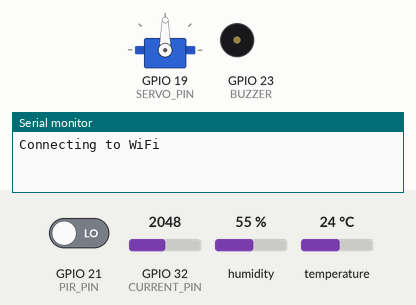
Simulated run of this program. Board: ESP32. Parts: servo, buzzer (waves = sounding, pin HIGH), the last lines printed to the serial monitor. Inputs (shaded band) come from the test bench; at power-on: GPIO 21 (PIR_PIN) LOW, GPIO 32 (CURRENT_PIN) = 2048, humidity 55 %, temperature 24 °C. WiFi joins after 1.5 s; servers stay silent unless stated; web services answer with replies made up by the test bench.

Above: at 0.1 s.
At 8.8 s:
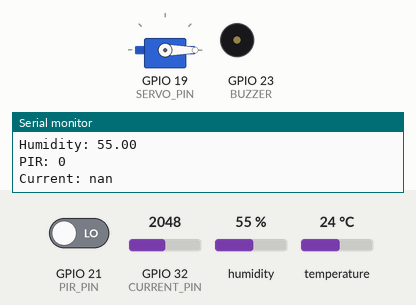
At 55.4 s:
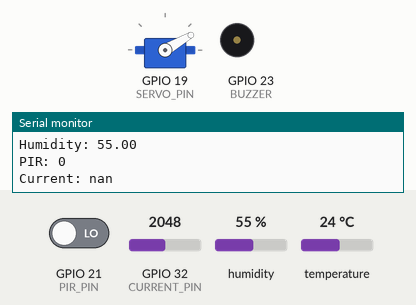
At 117.5 s:
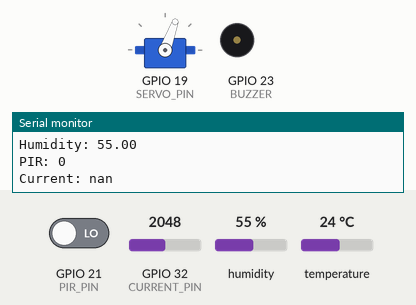
Timing chart, 0 to 119.0 s (numbered marks = the images above):
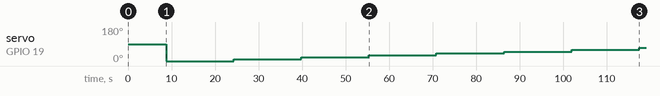

Measured:
- by itself, servo on GPIO 19 (SERVO_PIN): 90° → 0° at 8.7 s, → 10° 15.5 s later, → 20° 15.5 s later, → 30° 15.5 s later, … (8 changes in this stretch)

The program:

main.cpp
```cpp
#include <WiFi.h>
#include <HTTPClient.h>
#include "DHT.h"
#include <ESP32Servo.h>

#define DHTPIN 4
#define DHTTYPE DHT11

#define PIR_PIN 21
#define SERVO_PIN 19
#define BUZZER 23
#define CURRENT_PIN 32

const char* ssid = "Throttling the Network";
const char* password = "Sahil@mac";

String apiKey = "8L8C8TD2ZVM8X3GO";

DHT dht(DHTPIN, DHTTYPE);
Servo motorServo;

int angle = 0;


float offsetVoltage = 0;
float maxVoltage = 3.3;

void setup() {
  Serial.begin(115200);

  pinMode(PIR_PIN, INPUT);
  pinMode(BUZZER, OUTPUT);

  motorServo.attach(SERVO_PIN);
  dht.begin();

  WiFi.begin(ssid, password);

  Serial.print("Connecting to WiFi");
  while (WiFi.status() != WL_CONNECTED) {
    delay(500);
    Serial.print(".");
  }
  Serial.println(" Connected!");


  Serial.println("Calibrating ZERO (no current)...");
  float sum = 0;
  for (int i = 0; i < 500; i++) {
    sum += analogRead(CURRENT_PIN);
    delay(2);
  }
  float avgOffset = sum / 500.0;
  offsetVoltage = (avgOffset / 4095.0) * 3.3;

  Serial.print("Offset Voltage: ");
  Serial.println(offsetVoltage);


  Serial.println("Set potentiometer to MAX (20A)...");
  delay(5000);

  float sumMax = 0;
  for (int i = 0; i < 500; i++) {
    sumMax += analogRead(CURRENT_PIN);
    delay(2);
  }
  float avgMax = sumMax / 500.0;
  maxVoltage = (avgMax / 4095.0) * 3.3;

  Serial.print("Max Voltage: ");
  Serial.println(maxVoltage);
}

void loop() {


  float temp = dht.readTemperature();
  float humidity = dht.readHumidity();
  int pirState = digitalRead(PIR_PIN);


  float sum = 0;
  for (int i = 0; i < 50; i++) {
    sum += analogRead(CURRENT_PIN);
    delay(2);
  }
  float avg = sum / 50.0;

  float voltage = (avg / 4095.0) * 3.3;


  float current = ((voltage - offsetVoltage) / (maxVoltage - offsetVoltage)) * 20.0;


  if (current < 0) current = 0;
  if (current > 20) current = 20;


  if (current < 0.2) {
    offsetVoltage = (0.99 * offsetVoltage) + (0.01 * voltage);
  }


  Serial.println("------Sensor Readings------");
  Serial.print("Temp: "); Serial.println(temp);
  Serial.print("Humidity: "); Serial.println(humidity);
  Serial.print("PIR: "); Serial.println(pirState);
  Serial.print("Current: "); Serial.println(current);


  bool anomaly = false;

  if (temp > 60) anomaly = true;
  if (humidity > 80) anomaly = true;
  if (pirState == HIGH) anomaly = true;
  if (current > 2.0) anomaly = true;


  if (anomaly) {
    Serial.println("ANOMALY DETECTED");
    digitalWrite(BUZZER, HIGH);
  } else {
    digitalWrite(BUZZER, LOW);

    motorServo.write(angle);
    angle += 10;
    if (angle > 180) angle = 0;

    delay(200);
  }


  if (WiFi.status() == WL_CONNECTED) {
    HTTPClient http;

    String url = "http://api.thingspeak.com/update?api_key=" + apiKey +
                 "&field1=" + String(temp) +
                 "&field2=" + String(humidity) +
                 "&field3=" + String(pirState) +
                 "&field4=" + String(current);

    http.begin(url);
    int httpCode = http.GET();

    Serial.print("ThingSpeak Response: ");
    Serial.println(httpCode);

    http.end();
  }

  delay(15000);
}
```
